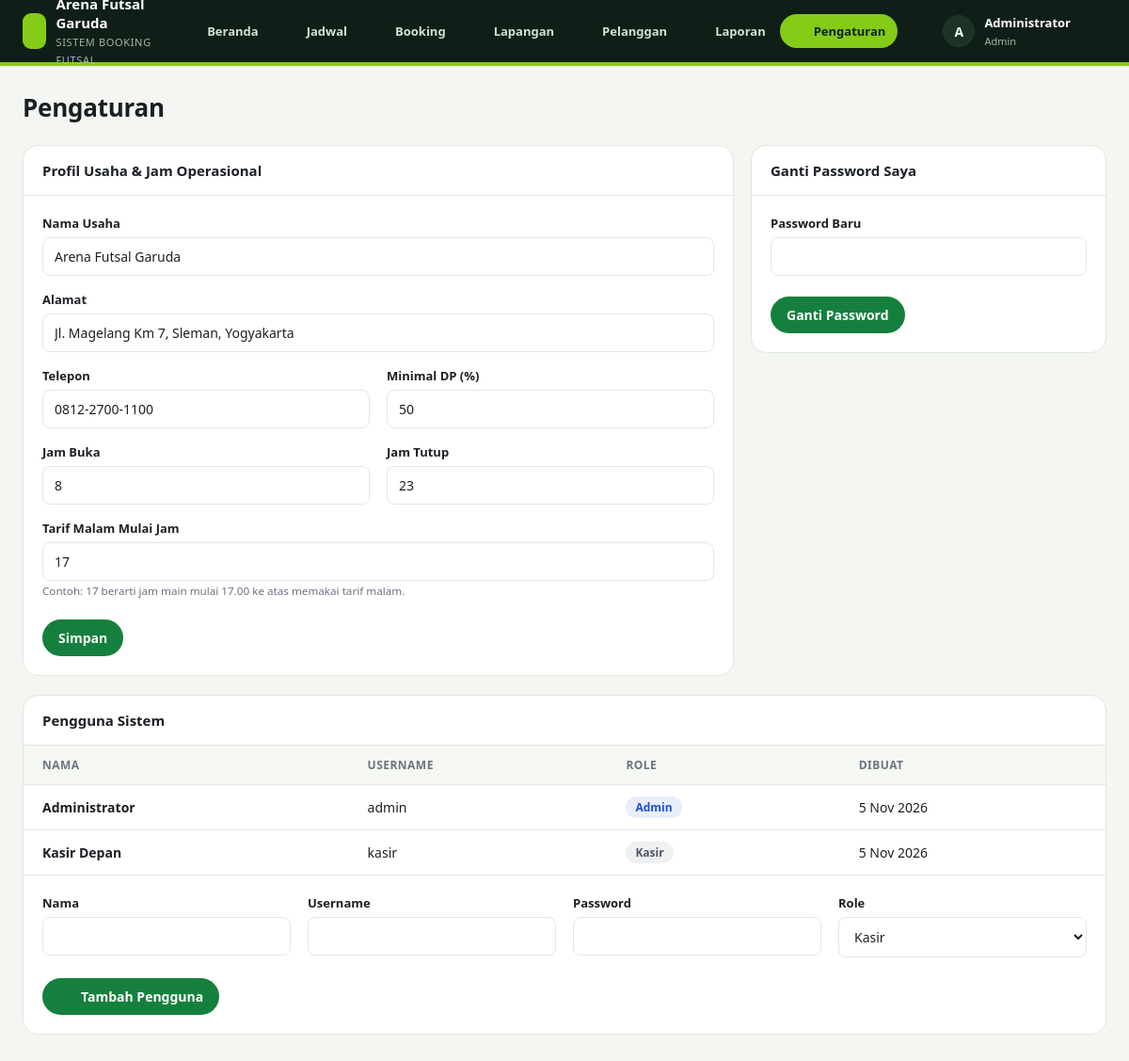
The app's page /index.php?page=pengaturan (signed in) with its own data.
### tables this page shows
CREATE TABLE users (
  id INT AUTO_INCREMENT PRIMARY KEY,
  nama VARCHAR(100) NOT NULL,
  username VARCHAR(50) NOT NULL UNIQUE,
  password VARCHAR(255) NOT NULL,
  role ENUM('admin','kasir') NOT NULL DEFAULT 'kasir',
  created_at TIMESTAMP DEFAULT CURRENT_TIMESTAMP
);

CREATE TABLE pengaturan (
  id INT PRIMARY KEY,
  nama_usaha VARCHAR(100) NOT NULL,
  alamat VARCHAR(255),
  telepon VARCHAR(30),
  jam_buka TINYINT NOT NULL DEFAULT 8,
  jam_tutup TINYINT NOT NULL DEFAULT 23,
  jam_malam TINYINT NOT NULL DEFAULT 17,
  min_dp_persen TINYINT NOT NULL DEFAULT 50
);

### index.php (called while the page is built, shortened)
<?php
require __DIR__ . '/includes/bootstrap.php';
$routes = [
    'login'           => 'pages/login.php',
    'logout'          => 'pages/logout.php',
    'publik'          => 'pages/publik.php',
    'dashboard'       => 'pages/dashboard.php',
    'jadwal'          => 'pages/jadwal.php',
    'booking'         => 'pages/booking/index.php',
    'booking.baru'    => 'pages/booking/baru.php',
    'booking.bayar'   => 'pages/booking/bayar.php',
    'booking.status'  => 'pages/booking/status.php',
    'booking.struk'   => 'pages/booking/struk.php',
    'lapangan'        => 'pages/lapangan/index.php',
    'lapangan.form'   => 'pages/lapangan/form.php',
    'pelanggan'       => 'pages/pelanggan/index.php',
    'pelanggan.form'  => 'pages/pelanggan/form.php',
    'laporan'         => 'pages/laporan.php',
    'pengaturan'      => 'pages/pengaturan.php',
];
$page = $_GET['page'] ?? 'dashboard';
require __DIR__ . '/' . $routes[$page];

### pages/pengaturan.php (the view, shortened to what this page needs)
<?php
$set = setting();
$users = q('SELECT id, nama, username, role, created_at FROM users ORDER BY id')->fetchAll();
$title = 'Pengaturan';
require __DIR__ . '/../includes/header.php';
?>
<div class="grid-2">
    <form method="post" class="card">
        <div class="card-head"><h2>Profil Usaha & Jam Operasional</h2></div>
        <div class="card-body">
            <div class="form-grid">
                <div class="full"><label>Nama Usaha</label><input type="text" name="nama_usaha" value="<?= e($set['nama_usaha']) ?>" required></div>
                <div class="full"><label>Alamat</label><input type="text" name="alamat" value="<?= e($set['alamat']) ?>"></div>
                <div><label>Telepon</label><input type="text" name="telepon" value="<?= e($set['telepon']) ?>"></div>
                <div><label>Minimal DP (%)</label><input type="number" name="min_dp_persen" value="<?= (int) $set['min_dp_persen'] ?>" min="0" max="100"></div>
                <div><label>Jam Buka</label><input type="number" name="jam_buka" value="<?= (int) $set['jam_buka'] ?>" min="0" max="23"></div>
                <div><label>Jam Tutup</label><input type="number" name="jam_tutup" value="<?= (int) $set['jam_tutup'] ?>" min="1" max="24"></div>
                <div class="full"><label>Tarif Malam Mulai Jam</label>
                    <input type="number" name="jam_malam" value="<?= (int) $set['jam_malam'] ?>" min="0" max="24">
                    <small class="muted">Contoh: 17 berarti jam main mulai 17.00 ke atas memakai tarif malam.</small>
                </div>
            </div>
            <div class="form-actions"><button class="btn btn-primary">Simpan</button></div>
        </div>
    </form>
    <form method="post" class="card" style="align-self:start">
        <div class="card-head"><h2>Ganti Password Saya</h2></div>
        <div class="card-body">
            <label>Password Baru</label><input type="password" name="password" minlength="6" required>
            <div class="form-actions"><button class="btn btn-primary">Ganti Password</button></div>
        </div>
    </form>
</div>
<div class="card mt">
    <div class="card-head"><h2>Pengguna Sistem</h2></div>
    <div class="table-wrap"><table>
        <thead><tr><th>Nama</th><th>Username</th><th>Role</th><th>Dibuat</th></tr></thead>
        <tbody>
        <?php foreach ($users as $u): ?>
            <tr><td><strong><?= e($u['nama']) ?></strong></td><td><?= e($u['username']) ?></td>
                <td><span class="badge badge-<?= $u['role'] === 'admin' ? 'blue' : 'gray' ?>"><?= e(ucfirst($u['role'])) ?></span></td>
                <td><?= tgl($u['created_at']) ?></td></tr>
        <?php endforeach; ?>
        </tbody>
    </table></div>
    <form method="post" class="card-body" style="border-top:1px solid var(--border)">
        <div class="form-grid" style="grid-template-columns:repeat(4,1fr)">
            <div><label>Nama</label><input type="text" name="nama" required></div>
            <div><label>Username</label><input type="text" name="username" required></div>
            <div><label>Password</label><input type="password" name="password" minlength="6" required></div>
            <div><label>Role</label><select name="role"><option value="kasir">Kasir</option><option value="admin">Admin</option></select></div>
        </div>
        <div class="form-actions"><button class="btn btn-primary"><?= icon('plus', 16) ?> Tambah Pengguna</button></div>
    </form>
</div>
<?php require __DIR__ . '/../includes/footer.php'; ?>

### includes/header.php (shortened to what this page needs)
<?php
$menu = [
    ['dashboard', 'Beranda', 'home'],
    ['jadwal', 'Jadwal', 'grid'],
    ['booking', 'Booking', 'calendar'],
    ['lapangan', 'Lapangan', 'goal'],
    ['pelanggan', 'Pelanggan', 'users'],
    ['laporan', 'Laporan', 'chart'],
];
if (user()['role'] === 'admin') $menu[] = ['pengaturan', 'Pengaturan', 'settings'];
$current = explode('.', $_GET['page'] ?? 'dashboard')[0];
?>
<!DOCTYPE html>
<html lang="id">
<head>
    <link rel="stylesheet" href="assets/css/style.css">
</head>
<body class="topnav-layout">
<header class="navbar">
    <div class="navbar-inner">
        <a class="nav-brand" href="<?= url('dashboard') ?>">
            <span class="brand-mark"><?= icon('goal', 20) ?></span>
            <span><strong><?= e(setting()['nama_usaha'] ?? 'Booking Futsal') ?></strong><small>Sistem Booking Futsal</small></span>
        </a>
        <nav class="nav-links">
            <?php foreach ($menu as [$key, $label, $ic]): ?>
                <a href="<?= url($key) ?>" class="<?= $current === $key ? 'active' : '' ?>"><?= icon($ic, 16) ?> <?= $label ?></a>
            <?php endforeach; ?>
        </nav>
        <div class="nav-user">
            <a href="<?= url('publik') ?>" target="_blank" class="nav-public" title="Jadwal publik untuk pelanggan"><?= icon('external', 16) ?></a>
            <span class="avatar"><?= e(strtoupper(substr(user()['nama'], 0, 1))) ?></span>
            <span class="nav-user-name"><strong><?= e(user()['nama']) ?></strong><small><?= e(ucfirst(user()['role'])) ?></small></span>
            <a href="<?= url('logout') ?>" title="Keluar" class="icon-btn"><?= icon('logout', 16) ?></a>
        </div>
    </div>
</header>
<main class="page">
    <div class="page-head">
        <h1><?= e($title ?? 'Dashboard') ?></h1>
    </div>

### records on screen
users: nama "A", nama "Administrator", role "Admin", username "admin", created_at "5 Nov 2026"
pengaturan: nama_usaha "Arena Futsal Garuda", alamat "Jl. Magelang Km 7, Sleman, Yogyakarta", telepon "0812-2700-1100", min_dp_persen "50", jam_buka "8", jam_tutup "23", jam_malam "17"
users: nama "Kasir Depan", username "kasir", role "Kasir", created_at "5 Nov 2026"

### other values on screen
$label "Beranda"
$label "Jadwal"
$label "Booking"
$label "Lapangan"
$label "Pelanggan"
$label "Laporan"
$label "Pengaturan"
$title "Pengaturan"
